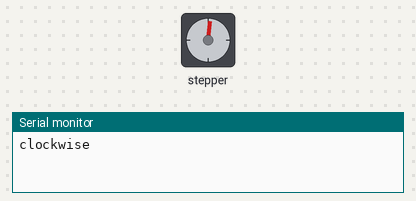
The sketch below on a simulated Arduino Uno, built with avr-gcc and run on an emulated ATmega328P. On the bench: stepper motor, the last lines printed to the serial monitor. Stepper angles assume 200 steps per turn.

Above: at 0.05 s.
At 0.95 s:
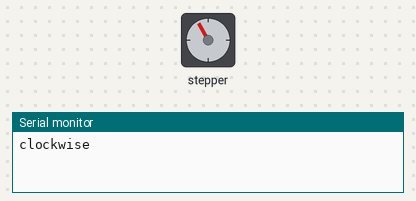
At 2.1 s:
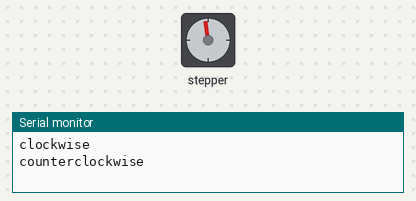
At 3.0 s:
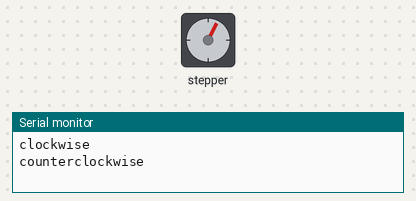
Timing chart, 0 to 5.2 s (numbered marks = the images above):
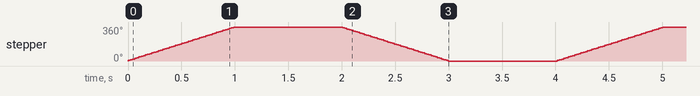

The sketch:

stepper_motor_with_the_driver_using_it_for_two_direction1.ino
```cpp
#include <Stepper.h>

const int stepsPerRevolution = 200;


Stepper myStepper(stepsPerRevolution, 8, 9, 10, 11);

void setup() {

  myStepper.setSpeed(60);
  Serial.begin(9600);
}

void loop() {
  // step one revolution  in one direction:
  Serial.println("clockwise");
  myStepper.step(stepsPerRevolution);
  delay(1000);

  //step one revolution in the other direction:
  Serial.println("counterclockwise");
  myStepper.step(-stepsPerRevolution);
 delay(1000);
}
```

Measured:
- by itself, stepper: turns 360° clockwise in 0.99 s, then 360° counter-clockwise in 0.99 s, repeating every 4.0 s
